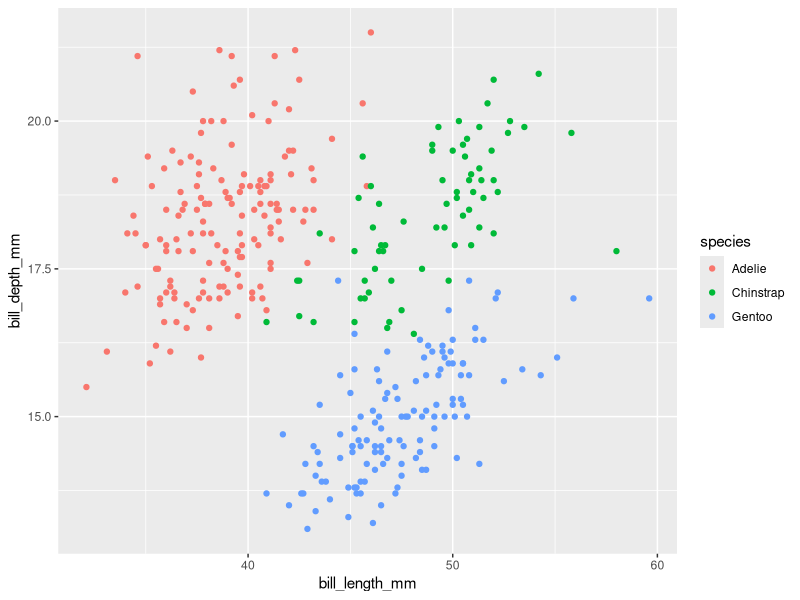
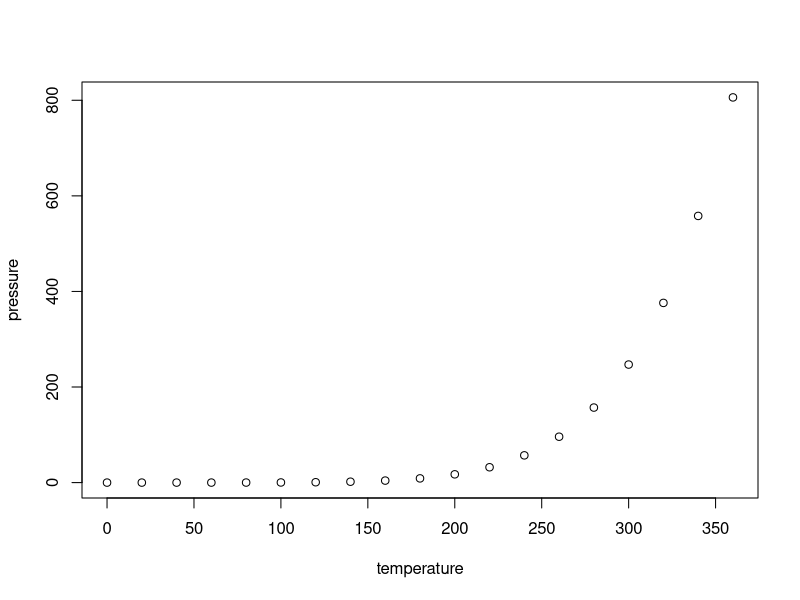

R code for these plots, in order:
## ---- chunk 1
knitr::opts_chunk$set(echo = TRUE,
                      error = TRUE,
                      message = FALSE,
                      warning = FALSE)
knitr::opts_chunk$set(
  comment = '', fig.width = 6, fig.height = 6
)
## ---- chunk 2
library(palmerpenguins)
library(dplyr)
library(ggplot2)
## ---- chunk 3
ggplot(data = penguins,
       aes(x = bill_length_mm,
           y = bill_depth_mm,
           color = species)) +
  geom_point()
## ---- chunk 4
1 + 1
## ---- chunk 5
summary(cars)
## ---- chunk 6
plot(pressure)
## ---- chunk 7
knitr::write_bib(x = c(.packages()), 
                 file = "packages.bib")
